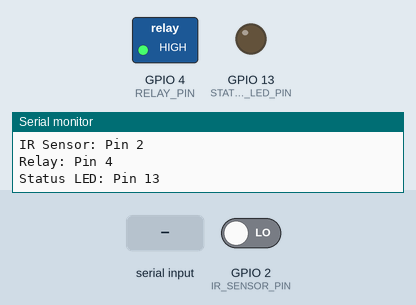
The sketch below on a simulated ESP32. Parts: switched loads named in the sketch (green lamp = pin HIGH), output pins drawn as LEDs (lit = HIGH), the last lines printed to the serial monitor. Inputs (shaded band) come from the test bench; at power-on: GPIO 2 (IR_SENSOR_PIN) LOW.

Above: at 1.2 s.
1.3 s: "RELAY_OFF\n" received over Serial
At 1.8 s:
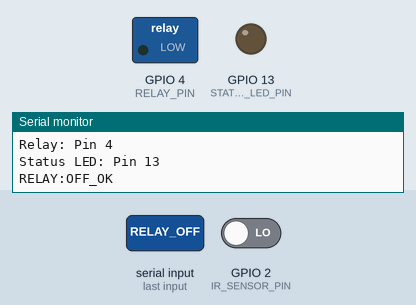
4.3 s: "RELAY_ON\n" received over Serial
At 5.7 s:
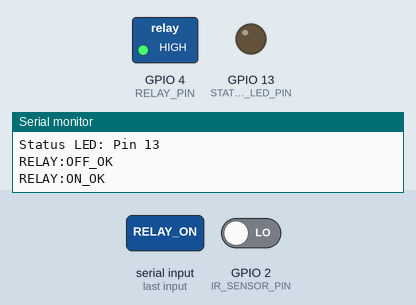
Timing chart, 0 to 7.3 s (numbered marks = the images above; inputs shaded):
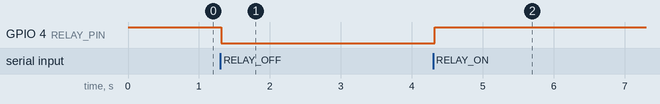

Measured:
- after the input at 1.3 s, GPIO 4 (RELAY_PIN): HIGH → LOW at once
- after the input at 4.3 s, GPIO 4 (RELAY_PIN): LOW → HIGH at once

The sketch:

esp32_code.ino
```cpp
#include <Arduino.h>

// Pin definitions - SESUAIKAN DENGAN SETUP ANDA
const int IR_SENSOR_PIN = 2;   // Digital pin untuk IR sensor
const int RELAY_PIN = 4;       // Digital pin untuk relay control
const int STATUS_LED_PIN = 13; // Built-in LED untuk status

// Variables
bool lastIRState = false;
bool currentRelayState = true;  // true = relay ON (normal), false = relay OFF (defect)
unsigned long lastDebounceTime = 0;
const unsigned long debounceDelay = 100;  // 100ms debounce

void setup() {
  // Initialize serial communication
  Serial.begin(115200);

  // Initialize pins
  pinMode(IR_SENSOR_PIN, INPUT);
  pinMode(RELAY_PIN, OUTPUT);
  pinMode(STATUS_LED_PIN, OUTPUT);

  // Initial states
  digitalWrite(RELAY_PIN, HIGH);     // Relay ON initially (normal state)
  digitalWrite(STATUS_LED_PIN, LOW); // LED OFF initially
  currentRelayState = true;

  Serial.println("ESP32 Quality Control System Ready");
  Serial.println("Commands: STATUS, RELAY_ON, RELAY_OFF, RESET");
  Serial.println("Pin Configuration:");
  Serial.println("IR Sensor: Pin 2");
  Serial.println("Relay: Pin 4");
  Serial.println("Status LED: Pin 13");
}

void loop() {
  // Read IR sensor with debouncing
  bool currentIRState = digitalRead(IR_SENSOR_PIN);

  if (currentIRState != lastIRState) {
    lastDebounceTime = millis();
  }

  if ((millis() - lastDebounceTime) > debounceDelay) {
    // State has been stable for debounce period
    if (currentIRState != lastIRState) {
      if (currentIRState) {
        // Object detected
        digitalWrite(STATUS_LED_PIN, HIGH);
        Serial.println("IR:DETECTED");
      } else {
        // No object detected
        digitalWrite(STATUS_LED_PIN, LOW);
        Serial.println("IR:NOT_DETECTED");
      }
      lastIRState = currentIRState;
    }
  }

  // Handle serial commands from PC
  if (Serial.available()) {
    String command = Serial.readStringUntil('\n');
    command.trim();

    if (command == "STATUS") {
      // Send current status
      if (digitalRead(IR_SENSOR_PIN)) {
        Serial.println("IR:DETECTED");
      } else {
        Serial.println("IR:NOT_DETECTED");
      }

      if (currentRelayState) {
        Serial.println("RELAY:ON");
      } else {
        Serial.println("RELAY:OFF");
      }
    }
    else if (command == "RELAY_ON") {
      // Turn relay ON (normal operation)
      digitalWrite(RELAY_PIN, HIGH);
      currentRelayState = true;
      Serial.println("RELAY:ON_OK");
    }
    else if (command == "RELAY_OFF") {
      // Turn relay OFF (defect detected)
      digitalWrite(RELAY_PIN, LOW);
      currentRelayState = false;
      Serial.println("RELAY:OFF_OK");
    }
    else if (command == "RESET") {
      // Reset to normal state
      digitalWrite(RELAY_PIN, HIGH);
      digitalWrite(STATUS_LED_PIN, LOW);
      currentRelayState = true;
      Serial.println("ESP32:RESET_OK");
    }
    else if (command == "PING") {
      // Ping response for connection check
      Serial.println("ESP32:PONG");
    }
    else {
      Serial.println("ESP32:UNKNOWN_COMMAND");
    }
  }

  delay(50);  // Small delay to prevent flooding
}
```
